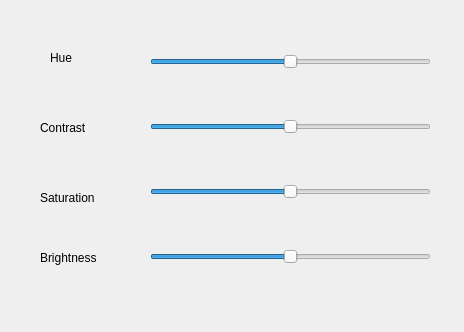
<?xml version="1.0" encoding="UTF-8"?>
<ui version="4.0">
 <class>AdvDialog</class>
 <widget class="QDialog" name="AdvDialog">
  <property name="geometry">
   <rect>
    <x>0</x>
    <y>0</y>
    <width>464</width>
    <height>332</height>
   </rect>
  </property>
  <property name="windowTitle">
   <string>Dialog</string>
  </property>
  <property name="styleSheet">
   <string notr="true"/>
  </property>
  <widget class="QLabel" name="label">
   <property name="geometry">
    <rect>
     <x>50</x>
     <y>50</y>
     <width>55</width>
     <height>16</height>
    </rect>
   </property>
   <property name="text">
    <string>Hue</string>
   </property>
  </widget>
  <widget class="QLabel" name="label_2">
   <property name="geometry">
    <rect>
     <x>40</x>
     <y>120</y>
     <width>55</width>
     <height>16</height>
    </rect>
   </property>
   <property name="text">
    <string>Contrast</string>
   </property>
  </widget>
  <widget class="QLabel" name="label_3">
   <property name="geometry">
    <rect>
     <x>40</x>
     <y>190</y>
     <width>71</width>
     <height>16</height>
    </rect>
   </property>
   <property name="text">
    <string>Saturation</string>
   </property>
  </widget>
  <widget class="QLabel" name="label_4">
   <property name="geometry">
    <rect>
     <x>40</x>
     <y>250</y>
     <width>71</width>
     <height>16</height>
    </rect>
   </property>
   <property name="text">
    <string>Brightness</string>
   </property>
  </widget>
  <widget class="QWidget" name="layoutWidget">
   <property name="geometry">
    <rect>
     <x>150</x>
     <y>10</y>
     <width>281</width>
     <height>301</height>
    </rect>
   </property>
   <layout class="QVBoxLayout" name="verticalLayout">
    <item>
     <widget class="QSlider" name="HueSlider">
      <property name="styleSheet">
       <string notr="true"/>
      </property>
      <property name="minimum">
       <number>-99</number>
      </property>
      <property name="orientation">
       <enum>Qt::Horizontal</enum>
      </property>
     </widget>
    </item>
    <item>
     <widget class="QSlider" name="ContrastSlider">
      <property name="minimum">
       <number>-99</number>
      </property>
      <property name="orientation">
       <enum>Qt::Horizontal</enum>
      </property>
     </widget>
    </item>
    <item>
     <widget class="QSlider" name="SaturationSlider">
      <property name="minimum">
       <number>-99</number>
      </property>
      <property name="orientation">
       <enum>Qt::Horizontal</enum>
      </property>
     </widget>
    </item>
    <item>
     <widget class="QSlider" name="brightnessSlider">
      <property name="minimum">
       <number>-99</number>
      </property>
      <property name="orientation">
       <enum>Qt::Horizontal</enum>
      </property>
     </widget>
    </item>
   </layout>
  </widget>
 </widget>
 <resources/>
 <connections/>
</ui>
